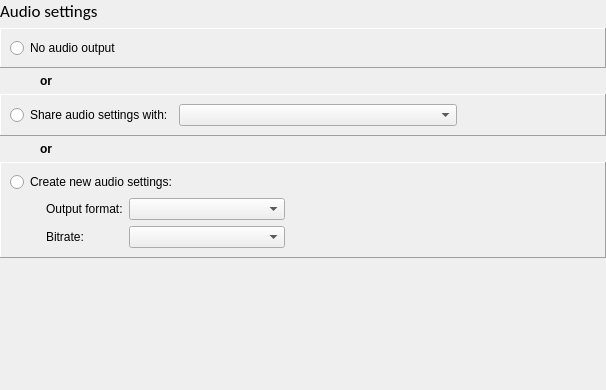
<?xml version="1.0" encoding="UTF-8"?>
<ui version="4.0">
 <class>AudioSettingsPage</class>
 <widget class="QWidget" name="AudioSettingsPage">
  <property name="geometry">
   <rect>
    <x>0</x>
    <y>0</y>
    <width>606</width>
    <height>390</height>
   </rect>
  </property>
  <property name="windowTitle">
   <string>Form</string>
  </property>
  <layout class="QVBoxLayout" name="verticalLayout">
   <property name="leftMargin">
    <number>0</number>
   </property>
   <property name="topMargin">
    <number>0</number>
   </property>
   <property name="rightMargin">
    <number>0</number>
   </property>
   <property name="bottomMargin">
    <number>0</number>
   </property>
   <item>
    <widget class="QLabel" name="label">
     <property name="font">
      <font>
       <family>Calibri</family>
       <pointsize>13</pointsize>
      </font>
     </property>
     <property name="text">
      <string>Audio settings</string>
     </property>
    </widget>
   </item>
   <item>
    <widget class="StyledFrame" name="frame_2">
     <property name="frameShape">
      <enum>QFrame::Panel</enum>
     </property>
     <property name="frameShadow">
      <enum>QFrame::Raised</enum>
     </property>
     <layout class="QHBoxLayout" name="horizontalLayout_3">
      <item>
       <widget class="QRadioButton" name="noAudioRadio">
        <property name="text">
         <string>No audio output</string>
        </property>
       </widget>
      </item>
     </layout>
    </widget>
   </item>
   <item>
    <widget class="QLabel" name="label_5">
     <property name="font">
      <font>
       <weight>75</weight>
       <bold>true</bold>
      </font>
     </property>
     <property name="text">
      <string>or</string>
     </property>
     <property name="indent">
      <number>40</number>
     </property>
    </widget>
   </item>
   <item>
    <widget class="StyledFrame" name="frame_3">
     <property name="frameShape">
      <enum>QFrame::Panel</enum>
     </property>
     <property name="frameShadow">
      <enum>QFrame::Raised</enum>
     </property>
     <layout class="QHBoxLayout" name="horizontalLayout_2" stretch="0,2,1">
      <item>
       <widget class="QRadioButton" name="shareRadio">
        <property name="text">
         <string>Share audio settings with:</string>
        </property>
       </widget>
      </item>
      <item>
       <widget class="QComboBox" name="shareCombo">
        <property name="sizePolicy">
         <sizepolicy hsizetype="Expanding" vsizetype="Fixed">
          <horstretch>0</horstretch>
          <verstretch>0</verstretch>
         </sizepolicy>
        </property>
       </widget>
      </item>
      <item>
       <spacer name="horizontalSpacer_4">
        <property name="orientation">
         <enum>Qt::Horizontal</enum>
        </property>
        <property name="sizeHint" stdset="0">
         <size>
          <width>0</width>
          <height>20</height>
         </size>
        </property>
       </spacer>
      </item>
     </layout>
    </widget>
   </item>
   <item>
    <widget class="QLabel" name="label_8">
     <property name="font">
      <font>
       <weight>75</weight>
       <bold>true</bold>
      </font>
     </property>
     <property name="text">
      <string>or</string>
     </property>
     <property name="indent">
      <number>40</number>
     </property>
    </widget>
   </item>
   <item>
    <widget class="StyledFrame" name="frame">
     <property name="frameShape">
      <enum>QFrame::Panel</enum>
     </property>
     <property name="frameShadow">
      <enum>QFrame::Raised</enum>
     </property>
     <layout class="QGridLayout" name="gridLayout" columnstretch="0,0,1,2">
      <item row="0" column="0" colspan="3">
       <widget class="QWidget" name="widget" native="true">
        <layout class="QHBoxLayout" name="horizontalLayout">
         <property name="leftMargin">
          <number>0</number>
         </property>
         <property name="topMargin">
          <number>0</number>
         </property>
         <property name="rightMargin">
          <number>0</number>
         </property>
         <property name="bottomMargin">
          <number>0</number>
         </property>
         <item>
          <widget class="QRadioButton" name="newRadio">
           <property name="palette">
            <palette>
             <active>
              <colorrole role="WindowText">
               <brush brushstyle="SolidPattern">
                <color alpha="255">
                 <red>0</red>
                 <green>0</green>
                 <blue>0</blue>
                </color>
               </brush>
              </colorrole>
             </active>
             <inactive>
              <colorrole role="WindowText">
               <brush brushstyle="SolidPattern">
                <color alpha="255">
                 <red>0</red>
                 <green>0</green>
                 <blue>0</blue>
                </color>
               </brush>
              </colorrole>
             </inactive>
             <disabled>
              <colorrole role="WindowText">
               <brush brushstyle="SolidPattern">
                <color alpha="255">
                 <red>0</red>
                 <green>0</green>
                 <blue>0</blue>
                </color>
               </brush>
              </colorrole>
             </disabled>
            </palette>
           </property>
           <property name="text">
            <string>Create new audio settings:</string>
           </property>
          </widget>
         </item>
        </layout>
       </widget>
      </item>
      <item row="1" column="1">
       <widget class="QLabel" name="label_4">
        <property name="text">
         <string>Output format:</string>
        </property>
        <property name="buddy">
         <cstring>encoderCombo</cstring>
        </property>
       </widget>
      </item>
      <item row="1" column="2">
       <widget class="QComboBox" name="encoderCombo"/>
      </item>
      <item row="2" column="1">
       <widget class="QLabel" name="widthLbl">
        <property name="text">
         <string>Bitrate:</string>
        </property>
        <property name="buddy">
         <cstring>bitrateCombo</cstring>
        </property>
       </widget>
      </item>
      <item row="2" column="2">
       <widget class="QComboBox" name="bitrateCombo"/>
      </item>
      <item row="1" column="0">
       <spacer name="horizontalSpacer">
        <property name="orientation">
         <enum>Qt::Horizontal</enum>
        </property>
        <property name="sizeType">
         <enum>QSizePolicy::Fixed</enum>
        </property>
        <property name="sizeHint" stdset="0">
         <size>
          <width>30</width>
          <height>20</height>
         </size>
        </property>
       </spacer>
      </item>
      <item row="1" column="3">
       <spacer name="horizontalSpacer_2">
        <property name="orientation">
         <enum>Qt::Horizontal</enum>
        </property>
        <property name="sizeType">
         <enum>QSizePolicy::Expanding</enum>
        </property>
        <property name="sizeHint" stdset="0">
         <size>
          <width>0</width>
          <height>20</height>
         </size>
        </property>
       </spacer>
      </item>
     </layout>
    </widget>
   </item>
   <item>
    <widget class="EmbossWidgetSmall" name="widget_2" native="true">
     <property name="sizePolicy">
      <sizepolicy hsizetype="Preferred" vsizetype="MinimumExpanding">
       <horstretch>0</horstretch>
       <verstretch>0</verstretch>
      </sizepolicy>
     </property>
    </widget>
   </item>
  </layout>
 </widget>
 <customwidgets>
  <customwidget>
   <class>StyledFrame</class>
   <extends>QFrame</extends>
   <header>Widgets/styledframe.h</header>
   <container>1</container>
  </customwidget>
  <customwidget>
   <class>EmbossWidgetSmall</class>
   <extends>QWidget</extends>
   <header>Widgets/embosswidget.h</header>
   <container>1</container>
  </customwidget>
 </customwidgets>
 <tabstops>
  <tabstop>shareRadio</tabstop>
  <tabstop>shareCombo</tabstop>
  <tabstop>newRadio</tabstop>
 </tabstops>
 <resources/>
 <connections/>
</ui>
